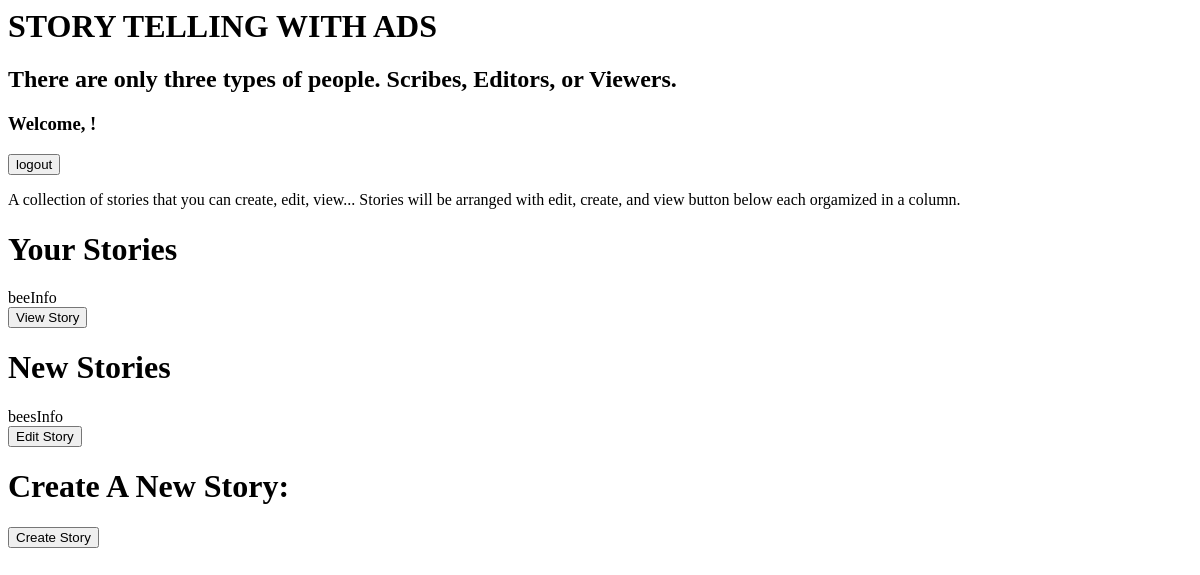
Page /home on the earlier database version.
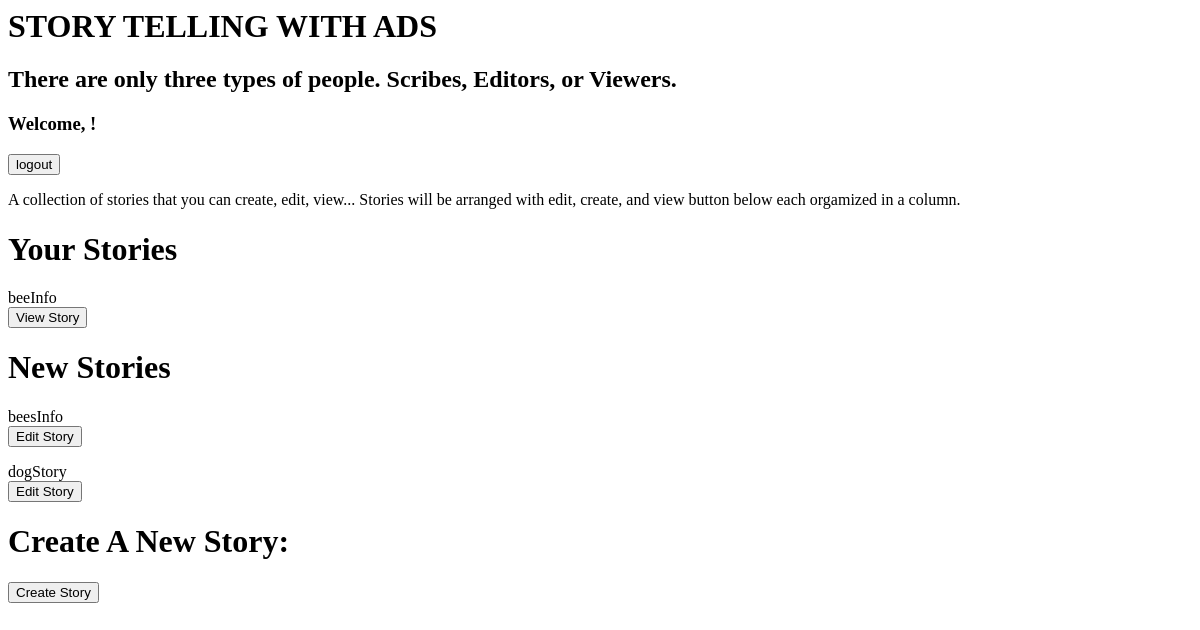
Same page on the later database version.
### tables this page shows
CREATE TABLE StoryInfo (storyName TEXT, fullStory TEXT, lastAdded TEXT, Contributors TEXT);

### app/app.py (the view)
@app.route('/home')
def home():
    storyName = "beeInfo"
    username = "SamLublsky"
    viewable_pages, editable_pages = db_tools.get_user_stories(username)[0], db_tools.get_user_stories(username)[1]
    print(viewable_pages)
    return render_template("home_page.html",
    viewable_stories = viewable_pages, editable_stories = editable_pages)

### app/db_tools.py (called while the page is built)
def get_table_list(tableName):
    res = c.execute(f"SELECT * from {tableName}")
    return res.fetchall()

def get_user_stories(username):
    viewable_stories = []
    editable_stories = []
    stories = get_table_list("StoryInfo")
    for story in stories:
        contributors = story[3].split(",")
        if username in contributors:
            viewable_stories.append(story[0])
        else:
            editable_stories.append(story[0])
    return viewable_stories, editable_stories

### app/templates/home_page.html (shortened to what this page needs)
<head>
  </head>
  <body>
    <h1>
      STORY TELLING WITH ADS
    </h1>
    <h2>
       There are only three types of people. Scribes, Editors, or Viewers.
    </h2>
    <h3>
        Welcome, {{username}}!
    </h3>
    <form action="/logout">
        <input type="submit" value="logout" />
    </form>
    <p>
       A collection of stories that you can create, edit, view... Stories will be arranged with edit, create, and view button below each orgamized in a column.
    </p>
    <h1> Your Stories</h1>
    {% for page in viewable_stories %}
    {{page}}
    <form action="/view" method = "POST">
       <input type="submit" value="View Story">
    </form>
    {% endfor %}
    <h1> New Stories </h1>
    {% for page in editable_stories %}
    {{page}}
    <form action="/edit" method = "POST">
       <input type="submit" value="Edit Story">
    </form>
    {% endfor %}
    <h1> Create A New Story: </h1>
    <form action="/create" method = "POST">
        <input type="submit" value="Create Story">
     </form>
  </body>
</html>

Differences in the rows shown:
added StoryInfo: storyName "dogStory", shown under "New Stories"
